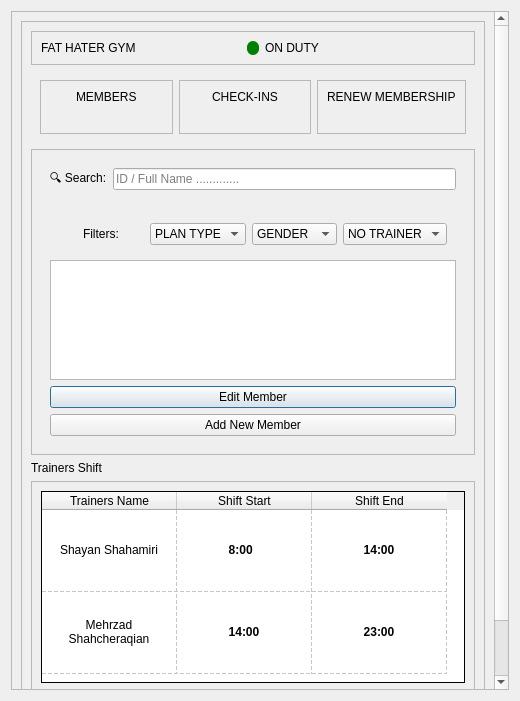
<?xml version="1.0" encoding="UTF-8"?>
<ui version="4.0">
 <class>ReceptionistDialog</class>
 <widget class="QDialog" name="ReceptionistDialog">
  <property name="geometry">
   <rect>
    <x>0</x>
    <y>0</y>
    <width>520</width>
    <height>701</height>
   </rect>
  </property>
  <property name="minimumSize">
   <size>
    <width>520</width>
    <height>700</height>
   </size>
  </property>
  <property name="windowTitle">
   <string>RECEPTION</string>
  </property>
  <property name="windowIcon">
   <iconset>
    <normalon>:/icons/FILES/LOGO.png</normalon>
   </iconset>
  </property>
  <property name="styleSheet">
   <string notr="true">QDialog{
    background-color:#0F0F0F;
    color:white;
    font-family:&quot;Segoe UI&quot;;
}

QScrollArea{
    border:none;
    background:transparent;
}

QScrollArea &gt; QWidget &gt; QWidget{
    background-color:#0F0F0F;
}

QFrame{
    background-color:#181818;
    border:1px solid #2A2A2A;
    border-radius:12px;
}

QFrame#Title_3{
    background-color:#141414;
    border:1px solid #FFD700;
}

QLabel#label_25{
    color:#FFD700;
    font-size:20px;
    font-weight:700;
}

QLabel#label_27{
    color:#00FF66;
    font-weight:bold;
}

QFrame#MemberNum_3,
QFrame#CheckinsNum_3,
QFrame#NewNum_3{
    background-color:#202020;
    border:1px solid #333333;
    border-radius:15px;
}

QLabel#label_28,
QLabel#label_30,
QLabel#label_32{
    color:#FFD700;
    font-weight:bold;
    font-size:10pt;
}

QLabel#label_29,
QLabel#label_31,
QLabel#label_33{
    color:white;
    font-size:22px;
    font-weight:700;
}

QFrame#SearchBar_3{
    background-color:#181818;
    border:1px solid #333333;
    border-radius:15px;
}

QLabel#label_34,
QLabel#label_35,
QLabel#label_36{
    color:#FFD700;
    font-size:11pt;
    font-weight:bold;
}

QLineEdit{
    background-color:#222222;
    border:1px solid #444444;
    border-radius:8px;
    padding:8px;
    color:white;
}

QLineEdit:focus{
    border:1px solid #FFD700;
}

QComboBox{
    background-color:#222222;
    border:1px solid #444444;
    border-radius:8px;
    color:white;
    padding:6px;
}

QComboBox:hover{
    border:1px solid #FFD700;
}

QComboBox::drop-down{
    border:none;
}

QListWidget{
    background-color:#111111;
    border:1px solid #333333;
    border-radius:10px;
    color:white;
}

QListWidget::item{
    padding:8px;
}

QListWidget::item:selected{
    background-color:#FFD700;
    color:black;
    border-radius:5px;
}

QPushButton{
    background-color:#FFD700;
    color:black;
    border:none;
    border-radius:10px;
    padding:10px;
    font-weight:bold;
}

QPushButton:hover{
    background-color:#FFE44D;
}

QPushButton:pressed{
    background-color:#D6B800;
}

QTableWidget{
    background-color:#111111;
    border:1px solid #333333;
    border-radius:10px;
    color:white;
    gridline-color:#444444;
}

QTableWidget::item{
    padding:5px;
}

QHeaderView::section{
    background-color:#FFD700;
    color:black;
    font-weight:bold;
    border:none;
    padding:6px;
}

QScrollBar:vertical{
    background:#111111;
    width:12px;
    border:none;
}

QScrollBar::handle:vertical{
    background:#FFD700;
    border-radius:6px;
}

QScrollBar::add-line:vertical,
QScrollBar::sub-line:vertical{
    height:0px;
}

QLabel#label_53{
    color:#666666;
    font-size:8pt;
}</string>
  </property>
  <property name="sizeGripEnabled">
   <bool>false</bool>
  </property>
  <property name="modal">
   <bool>false</bool>
  </property>
  <layout class="QVBoxLayout" name="verticalLayout_20">
   <item>
    <widget class="QScrollArea" name="scrollArea">
     <property name="widgetResizable">
      <bool>true</bool>
     </property>
     <widget class="QWidget" name="scrollAreaWidgetContents">
      <property name="geometry">
       <rect>
        <x>0</x>
        <y>0</y>
        <width>488</width>
        <height>824</height>
       </rect>
      </property>
      <layout class="QVBoxLayout" name="verticalLayout">
       <item>
        <widget class="QFrame" name="frame">
         <property name="frameShape">
          <enum>QFrame::StyledPanel</enum>
         </property>
         <property name="frameShadow">
          <enum>QFrame::Raised</enum>
         </property>
         <layout class="QVBoxLayout" name="verticalLayout_14">
          <item>
           <widget class="QFrame" name="Title_3">
            <property name="sizePolicy">
             <sizepolicy hsizetype="Preferred" vsizetype="Fixed">
              <horstretch>0</horstretch>
              <verstretch>0</verstretch>
             </sizepolicy>
            </property>
            <property name="frameShape">
             <enum>QFrame::StyledPanel</enum>
            </property>
            <property name="frameShadow">
             <enum>QFrame::Raised</enum>
            </property>
            <layout class="QHBoxLayout" name="horizontalLayout_13">
             <item>
              <widget class="QLabel" name="label_25">
               <property name="sizePolicy">
                <sizepolicy hsizetype="Preferred" vsizetype="Fixed">
                 <horstretch>0</horstretch>
                 <verstretch>0</verstretch>
                </sizepolicy>
               </property>
               <property name="text">
                <string>FAT HATER GYM </string>
               </property>
              </widget>
             </item>
             <item>
              <widget class="QLabel" name="label_26">
               <property name="sizePolicy">
                <sizepolicy hsizetype="Fixed" vsizetype="Fixed">
                 <horstretch>0</horstretch>
                 <verstretch>0</verstretch>
                </sizepolicy>
               </property>
               <property name="minimumSize">
                <size>
                 <width>12</width>
                 <height>12</height>
                </size>
               </property>
               <property name="styleSheet">
                <string notr="true">background-color: green ;
border-radius: 6px;</string>
               </property>
               <property name="text">
                <string/>
               </property>
              </widget>
             </item>
             <item>
              <widget class="QLabel" name="label_27">
               <property name="sizePolicy">
                <sizepolicy hsizetype="Preferred" vsizetype="Fixed">
                 <horstretch>0</horstretch>
                 <verstretch>0</verstretch>
                </sizepolicy>
               </property>
               <property name="text">
                <string>ON DUTY </string>
               </property>
              </widget>
             </item>
            </layout>
           </widget>
          </item>
          <item>
           <widget class="QWidget" name="Info_3" native="true">
            <layout class="QHBoxLayout" name="horizontalLayout_14">
             <item>
              <widget class="QFrame" name="MemberNum_3">
               <property name="sizePolicy">
                <sizepolicy hsizetype="Preferred" vsizetype="Fixed">
                 <horstretch>0</horstretch>
                 <verstretch>0</verstretch>
                </sizepolicy>
               </property>
               <property name="frameShape">
                <enum>QFrame::StyledPanel</enum>
               </property>
               <property name="frameShadow">
                <enum>QFrame::Raised</enum>
               </property>
               <layout class="QVBoxLayout" name="verticalLayout_15">
                <item alignment="Qt::AlignHCenter">
                 <widget class="QLabel" name="label_28">
                  <property name="sizePolicy">
                   <sizepolicy hsizetype="Preferred" vsizetype="Fixed">
                    <horstretch>0</horstretch>
                    <verstretch>0</verstretch>
                   </sizepolicy>
                  </property>
                  <property name="text">
                   <string>MEMBERS</string>
                  </property>
                 </widget>
                </item>
                <item>
                 <widget class="QLabel" name="label_29">
                  <property name="sizePolicy">
                   <sizepolicy hsizetype="Preferred" vsizetype="Fixed">
                    <horstretch>0</horstretch>
                    <verstretch>0</verstretch>
                   </sizepolicy>
                  </property>
                  <property name="text">
                   <string/>
                  </property>
                 </widget>
                </item>
               </layout>
              </widget>
             </item>
             <item>
              <widget class="QFrame" name="CheckinsNum_3">
               <property name="sizePolicy">
                <sizepolicy hsizetype="Preferred" vsizetype="Fixed">
                 <horstretch>0</horstretch>
                 <verstretch>0</verstretch>
                </sizepolicy>
               </property>
               <property name="frameShape">
                <enum>QFrame::StyledPanel</enum>
               </property>
               <property name="frameShadow">
                <enum>QFrame::Raised</enum>
               </property>
               <layout class="QVBoxLayout" name="verticalLayout_16">
                <item alignment="Qt::AlignHCenter">
                 <widget class="QLabel" name="label_30">
                  <property name="sizePolicy">
                   <sizepolicy hsizetype="Preferred" vsizetype="Fixed">
                    <horstretch>0</horstretch>
                    <verstretch>0</verstretch>
                   </sizepolicy>
                  </property>
                  <property name="text">
                   <string>CHECK-INS</string>
                  </property>
                 </widget>
                </item>
                <item>
                 <widget class="QLabel" name="label_31">
                  <property name="sizePolicy">
                   <sizepolicy hsizetype="Preferred" vsizetype="Fixed">
                    <horstretch>0</horstretch>
                    <verstretch>0</verstretch>
                   </sizepolicy>
                  </property>
                  <property name="text">
                   <string/>
                  </property>
                 </widget>
                </item>
               </layout>
              </widget>
             </item>
             <item>
              <widget class="QFrame" name="NewNum_3">
               <property name="sizePolicy">
                <sizepolicy hsizetype="Preferred" vsizetype="Fixed">
                 <horstretch>0</horstretch>
                 <verstretch>0</verstretch>
                </sizepolicy>
               </property>
               <property name="frameShape">
                <enum>QFrame::StyledPanel</enum>
               </property>
               <property name="frameShadow">
                <enum>QFrame::Raised</enum>
               </property>
               <layout class="QVBoxLayout" name="verticalLayout_17">
                <item alignment="Qt::AlignHCenter">
                 <widget class="QLabel" name="label_32">
                  <property name="sizePolicy">
                   <sizepolicy hsizetype="Preferred" vsizetype="Fixed">
                    <horstretch>0</horstretch>
                    <verstretch>0</verstretch>
                   </sizepolicy>
                  </property>
                  <property name="text">
                   <string>RENEW MEMBERSHIP</string>
                  </property>
                 </widget>
                </item>
                <item>
                 <widget class="QLabel" name="label_33">
                  <property name="sizePolicy">
                   <sizepolicy hsizetype="Preferred" vsizetype="Fixed">
                    <horstretch>0</horstretch>
                    <verstretch>0</verstretch>
                   </sizepolicy>
                  </property>
                  <property name="text">
                   <string/>
                  </property>
                 </widget>
                </item>
               </layout>
              </widget>
             </item>
            </layout>
           </widget>
          </item>
          <item>
           <widget class="QFrame" name="SearchBar_3">
            <property name="frameShape">
             <enum>QFrame::StyledPanel</enum>
            </property>
            <property name="frameShadow">
             <enum>QFrame::Raised</enum>
            </property>
            <layout class="QVBoxLayout" name="verticalLayout_18">
             <item>
              <widget class="QWidget" name="widget_9" native="true">
               <layout class="QHBoxLayout" name="horizontalLayout_15">
                <item>
                 <widget class="QLabel" name="label_34">
                  <property name="text">
                   <string>🔍 Search:</string>
                  </property>
                 </widget>
                </item>
                <item>
                 <widget class="QLineEdit" name="lineEdit_3">
                  <property name="placeholderText">
                   <string>ID / Full Name ............. </string>
                  </property>
                 </widget>
                </item>
               </layout>
              </widget>
             </item>
             <item>
              <widget class="QWidget" name="widget_10" native="true">
               <property name="sizePolicy">
                <sizepolicy hsizetype="Preferred" vsizetype="Preferred">
                 <horstretch>0</horstretch>
                 <verstretch>0</verstretch>
                </sizepolicy>
               </property>
               <layout class="QVBoxLayout" name="verticalLayout_19">
                <item>
                 <widget class="QWidget" name="widget_11" native="true">
                  <layout class="QHBoxLayout" name="horizontalLayout_16">
                   <item alignment="Qt::AlignHCenter">
                    <widget class="QLabel" name="label_35">
                     <property name="text">
                      <string>Filters:</string>
                     </property>
                    </widget>
                   </item>
                   <item>
                    <widget class="QComboBox" name="comboBox_7">
                     <item>
                      <property name="text">
                       <string>PLAN TYPE</string>
                      </property>
                     </item>
                     <item>
                      <property name="text">
                       <string>🥉 BASIC</string>
                      </property>
                     </item>
                     <item>
                      <property name="text">
                       <string>🥈 SILVER</string>
                      </property>
                     </item>
                     <item>
                      <property name="text">
                       <string>🥇 GOLD</string>
                      </property>
                     </item>
                    </widget>
                   </item>
                   <item>
                    <widget class="QComboBox" name="comboBox_8">
                     <item>
                      <property name="text">
                       <string>GENDER</string>
                      </property>
                     </item>
                     <item>
                      <property name="text">
                       <string>MALE</string>
                      </property>
                     </item>
                     <item>
                      <property name="text">
                       <string>FEMALE</string>
                      </property>
                     </item>
                    </widget>
                   </item>
                   <item>
                    <widget class="QComboBox" name="comboBox_9">
                     <item>
                      <property name="text">
                       <string>NO TRAINER</string>
                      </property>
                     </item>
                     <item>
                      <property name="text">
                       <string>SHAYAN</string>
                      </property>
                     </item>
                     <item>
                      <property name="text">
                       <string>MEHRZAD</string>
                      </property>
                     </item>
                    </widget>
                   </item>
                  </layout>
                 </widget>
                </item>
                <item>
                 <widget class="QListWidget" name="listWidget_3">
                  <property name="sizePolicy">
                   <sizepolicy hsizetype="Preferred" vsizetype="Expanding">
                    <horstretch>0</horstretch>
                    <verstretch>0</verstretch>
                   </sizepolicy>
                  </property>
                  <property name="minimumSize">
                   <size>
                    <width>0</width>
                    <height>120</height>
                   </size>
                  </property>
                 </widget>
                </item>
                <item>
                 <widget class="QPushButton" name="pushButton_5">
                  <property name="sizePolicy">
                   <sizepolicy hsizetype="Minimum" vsizetype="Minimum">
                    <horstretch>0</horstretch>
                    <verstretch>0</verstretch>
                   </sizepolicy>
                  </property>
                  <property name="text">
                   <string>Edit Member</string>
                  </property>
                 </widget>
                </item>
                <item>
                 <widget class="QPushButton" name="pushButton_6">
                  <property name="text">
                   <string>Add New Member</string>
                  </property>
                 </widget>
                </item>
               </layout>
              </widget>
             </item>
            </layout>
           </widget>
          </item>
          <item>
           <widget class="QLabel" name="label_36">
            <property name="sizePolicy">
             <sizepolicy hsizetype="Preferred" vsizetype="Fixed">
              <horstretch>0</horstretch>
              <verstretch>0</verstretch>
             </sizepolicy>
            </property>
            <property name="text">
             <string>Trainers Shift</string>
            </property>
           </widget>
          </item>
          <item>
           <widget class="QFrame" name="frame_4">
            <property name="frameShape">
             <enum>QFrame::StyledPanel</enum>
            </property>
            <property name="frameShadow">
             <enum>QFrame::Raised</enum>
            </property>
            <layout class="QHBoxLayout" name="horizontalLayout_17">
             <item>
              <widget class="QTableWidget" name="tableWidget_3">
               <property name="sizePolicy">
                <sizepolicy hsizetype="Preferred" vsizetype="Fixed">
                 <horstretch>0</horstretch>
                 <verstretch>0</verstretch>
                </sizepolicy>
               </property>
               <property name="frameShape">
                <enum>QFrame::Box</enum>
               </property>
               <property name="frameShadow">
                <enum>QFrame::Plain</enum>
               </property>
               <property name="verticalScrollBarPolicy">
                <enum>Qt::ScrollBarAlwaysOff</enum>
               </property>
               <property name="horizontalScrollBarPolicy">
                <enum>Qt::ScrollBarAlwaysOff</enum>
               </property>
               <property name="autoScroll">
                <bool>false</bool>
               </property>
               <property name="editTriggers">
                <set>QAbstractItemView::NoEditTriggers</set>
               </property>
               <property name="showGrid">
                <bool>true</bool>
               </property>
               <property name="gridStyle">
                <enum>Qt::DashLine</enum>
               </property>
               <property name="wordWrap">
                <bool>true</bool>
               </property>
               <attribute name="horizontalHeaderMinimumSectionSize">
                <number>33</number>
               </attribute>
               <attribute name="horizontalHeaderDefaultSectionSize">
                <number>135</number>
               </attribute>
               <attribute name="verticalHeaderVisible">
                <bool>false</bool>
               </attribute>
               <attribute name="verticalHeaderDefaultSectionSize">
                <number>82</number>
               </attribute>
               <row>
                <property name="text">
                 <string>Shayan Shahamiri</string>
                </property>
               </row>
               <row>
                <property name="text">
                 <string>Mehrzad Shahcheraqian</string>
                </property>
               </row>
               <column>
                <property name="text">
                 <string>Trainers Name</string>
                </property>
               </column>
               <column>
                <property name="text">
                 <string>Shift Start</string>
                </property>
               </column>
               <column>
                <property name="text">
                 <string>Shift End</string>
                </property>
               </column>
               <item row="0" column="0">
                <property name="text">
                 <string>Shayan Shahamiri</string>
                </property>
                <property name="textAlignment">
                 <set>AlignCenter</set>
                </property>
               </item>
               <item row="0" column="1">
                <property name="text">
                 <string>8:00  </string>
                </property>
                <property name="font">
                 <font>
                  <weight>75</weight>
                  <bold>true</bold>
                 </font>
                </property>
                <property name="textAlignment">
                 <set>AlignCenter</set>
                </property>
               </item>
               <item row="0" column="2">
                <property name="text">
                 <string>14:00</string>
                </property>
                <property name="font">
                 <font>
                  <weight>75</weight>
                  <bold>true</bold>
                 </font>
                </property>
                <property name="textAlignment">
                 <set>AlignCenter</set>
                </property>
               </item>
               <item row="1" column="0">
                <property name="text">
                 <string>Mehrzad Shahcheraqian</string>
                </property>
                <property name="textAlignment">
                 <set>AlignCenter</set>
                </property>
               </item>
               <item row="1" column="1">
                <property name="text">
                 <string>14:00</string>
                </property>
                <property name="font">
                 <font>
                  <weight>75</weight>
                  <bold>true</bold>
                 </font>
                </property>
                <property name="textAlignment">
                 <set>AlignCenter</set>
                </property>
               </item>
               <item row="1" column="2">
                <property name="text">
                 <string>23:00</string>
                </property>
                <property name="font">
                 <font>
                  <weight>75</weight>
                  <bold>true</bold>
                 </font>
                </property>
                <property name="textAlignment">
                 <set>AlignCenter</set>
                </property>
               </item>
              </widget>
             </item>
            </layout>
           </widget>
          </item>
         </layout>
        </widget>
       </item>
       <item>
        <widget class="QWidget" name="widget" native="true">
         <layout class="QHBoxLayout" name="horizontalLayout_18">
          <item>
           <widget class="QLabel" name="label_53">
            <property name="text">
             <string>©️ 2026 FATHATERGYM. ALL RIGHTS RESERVED  </string>
            </property>
           </widget>
          </item>
         </layout>
        </widget>
       </item>
      </layout>
     </widget>
    </widget>
   </item>
  </layout>
 </widget>
 <resources/>
 <connections/>
</ui>
